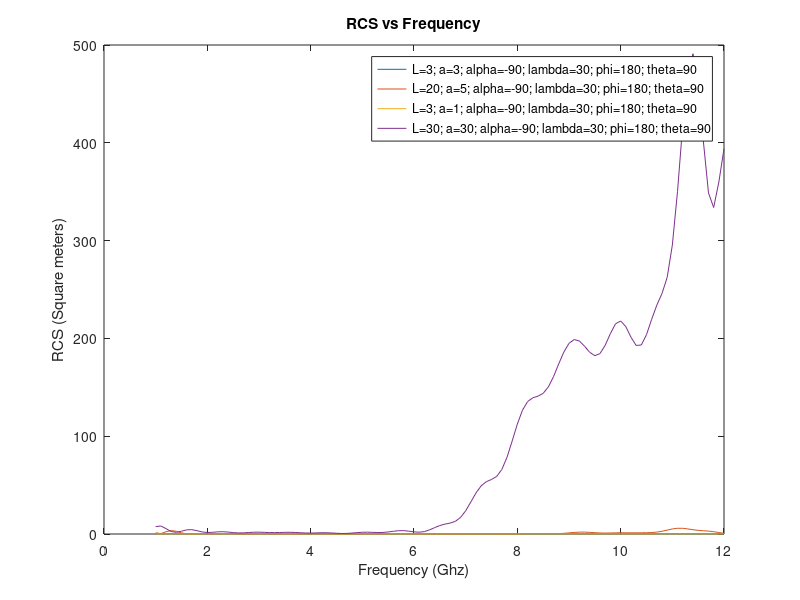

Recreate this plot in MATLAB.
% Load the data from the txt file
data = load('Frequency.txt');

% Determine the number of lines in the data
num_lines = size(data, 1) / 111;

% Create a new figure
figure;

% Loop over each line in the data
for i = 1:num_lines
    % Extract the x and y coordinates for the current line
    x = data((i-1)*111+1:i*111, 1);
    y = data((i-1)*111+1:i*111, 2);

    % Plot the line
    plot(x, y);
    
    
    % Add a hold on command to prevent overwriting previous plots
    hold on;
end

legend('L=3; a=3; alpha=-90; lambda=30; phi=180; theta=90','L=20; a=5; alpha=-90; lambda=30; phi=180; theta=90','L=3; a=1; alpha=-90; lambda=30; phi=180; theta=90','L=30; a=30; alpha=-90; lambda=30; phi=180; theta=90');
% Set the x and y labels
xlabel('Frequency (Ghz)');
ylabel('RCS (Square meters)');

% Set the chart title
title('RCS vs Frequency');